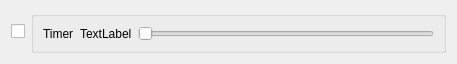
<?xml version="1.0" encoding="UTF-8"?>
<ui version="4.0">
 <class>TimerForm</class>
 <widget class="QWidget" name="TimerForm">
  <property name="geometry">
   <rect>
    <x>0</x>
    <y>0</y>
    <width>457</width>
    <height>57</height>
   </rect>
  </property>
  <property name="windowTitle">
   <string>Form</string>
  </property>
  <layout class="QHBoxLayout" name="horizontalLayout_2">
   <item>
    <widget class="QCheckBox" name="checkBox">
     <property name="text">
      <string/>
     </property>
    </widget>
   </item>
   <item>
    <widget class="QGroupBox" name="groupBox">
     <property name="title">
      <string/>
     </property>
     <property name="flat">
      <bool>false</bool>
     </property>
     <property name="checkable">
      <bool>false</bool>
     </property>
     <layout class="QHBoxLayout" name="horizontalLayout">
      <item>
       <widget class="QLabel" name="label">
        <property name="text">
         <string>Timer</string>
        </property>
       </widget>
      </item>
      <item>
       <widget class="QLabel" name="timerValueLabel">
        <property name="text">
         <string>TextLabel</string>
        </property>
       </widget>
      </item>
      <item>
       <widget class="QSlider" name="horizontalSlider">
        <property name="minimum">
         <number>1</number>
        </property>
        <property name="maximum">
         <number>60</number>
        </property>
        <property name="orientation">
         <enum>Qt::Horizontal</enum>
        </property>
       </widget>
      </item>
     </layout>
    </widget>
   </item>
  </layout>
 </widget>
 <resources/>
 <connections>
  <connection>
   <sender>horizontalSlider</sender>
   <signal>valueChanged(int)</signal>
   <receiver>timerValueLabel</receiver>
   <slot>setNum(int)</slot>
   <hints>
    <hint type="sourcelabel">
     <x>270</x>
     <y>27</y>
    </hint>
    <hint type="destinationlabel">
     <x>64</x>
     <y>27</y>
    </hint>
   </hints>
  </connection>
 </connections>
</ui>
